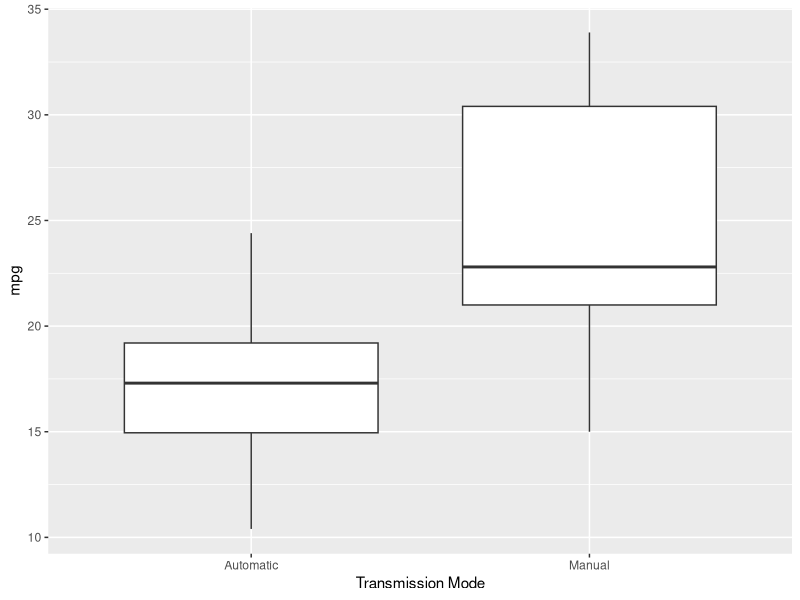
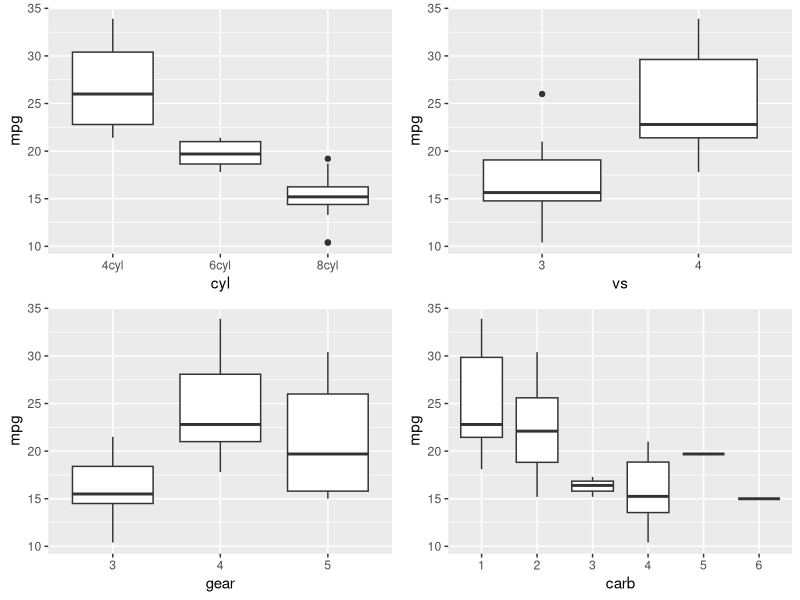
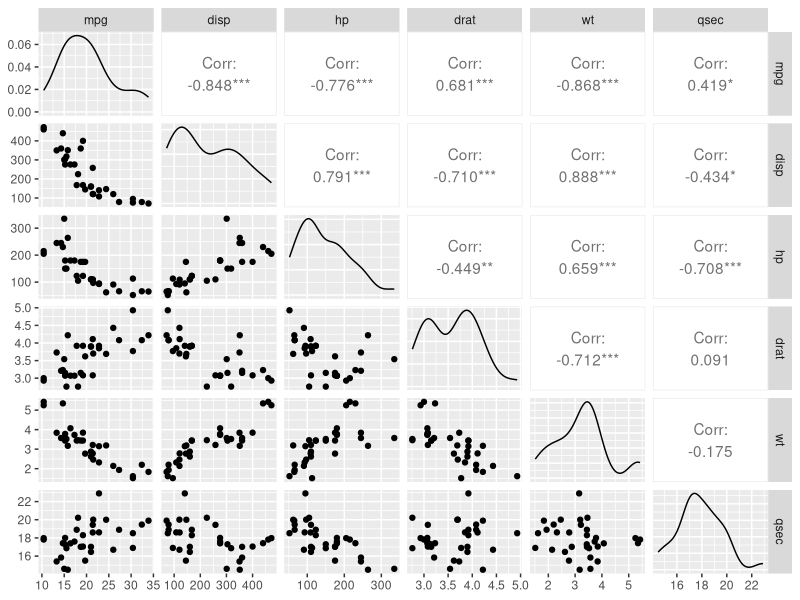
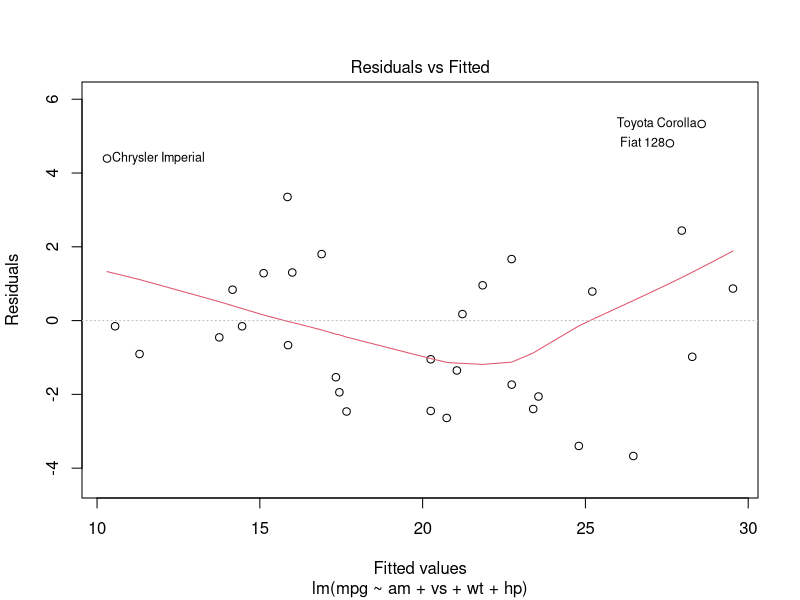

These charts were generated, in order, by the following R code:
## ---- chunk 1
knitr::opts_chunk$set(echo = TRUE)
## ---- chunk 2
data("mtcars")
str(mtcars)
## ---- chunk 3
mtcars$am<-factor(mtcars$am)
levels(mtcars$am)<-c("Automatic", "Manual")
mtcars$cyl<-factor(mtcars$cyl)
levels(mtcars$cyl)<-c("4cyl", "6cyl", "8cyl")
mtcars$vs<-factor(mtcars$vs)
levels(mtcars$vs)<-c("V-shape", "Straight")
mtcars$gear<-factor(mtcars$gear)
levels(mtcars$vs)<-c("3", "4", "5")
mtcars$carb<-factor(mtcars$carb)
levels(mtcars$carb)<-c("1", "2", "3", "4", "5", "6", "7", "8")
## ---- chunk 4
library(ggplot2)
ggplot(mtcars,aes(am,mpg))+geom_boxplot()+xlab("Transmission Mode")
## ---- chunk 5
library(gridExtra)
p1 <- ggplot(mtcars, aes(cyl,mpg))+geom_boxplot()
p2 <- ggplot(mtcars, aes(vs,mpg))+geom_boxplot()
p3 <- ggplot(mtcars, aes(gear,mpg))+geom_boxplot()
p4 <- ggplot(mtcars, aes(carb,mpg))+geom_boxplot()
grid.arrange(p1,p2,p3,p4,nrow=2)
## ---- chunk 6
library(GGally)
ggpairs(mtcars,columns = c(1,3,4,5,6,7))
## ---- chunk 7
am_p.value <- t.test(mpg~am, data=mtcars)$p.value
vs_p.value <- t.test(mpg~vs, data=mtcars)$p.value
cyl_4_6_p.value <- t.test(mpg~cyl,data=subset(mtcars,cyl=="4cyl" | cyl=="6cyl"))$p.value
cyl_6_8_p.value <- t.test(mpg~cyl,data=subset(mtcars,cyl=="8cyl" | cyl=="6cyl"))$p.value
cbind(am_p.value,vs_p.value,cyl_4_6_p.value,cyl_6_8_p.value)
## ---- chunk 8
df <- subset(mtcars, select=c("mpg", "am", "cyl","vs","disp", "hp", "drat", "wt" ))
fit1 <- lm(mpg~.,df)
summary(fit1)$coef
## ---- chunk 9
library(car)
vif(fit1)
## ---- chunk 10
fit2 <- lm(mpg~am+vs, df)
fit3 <- lm(mpg~am+vs+wt, df)
fit4 <- lm(mpg~am+vs+wt+hp, df)
fit5 <- lm(mpg~am+vs+disp+hp+wt, df)
fit6 <- lm(mpg~am+vs+cyl+disp+hp+wt, df)
fit7 <- lm(mpg~am+vs+cyl+disp+hp+wt+drat, df)
anova(fit2,fit3,fit4,fit5,fit6,fit7)
## ---- chunk 11
summary(fit4)
## ---- chunk 12
plot(fit4,which=1)
